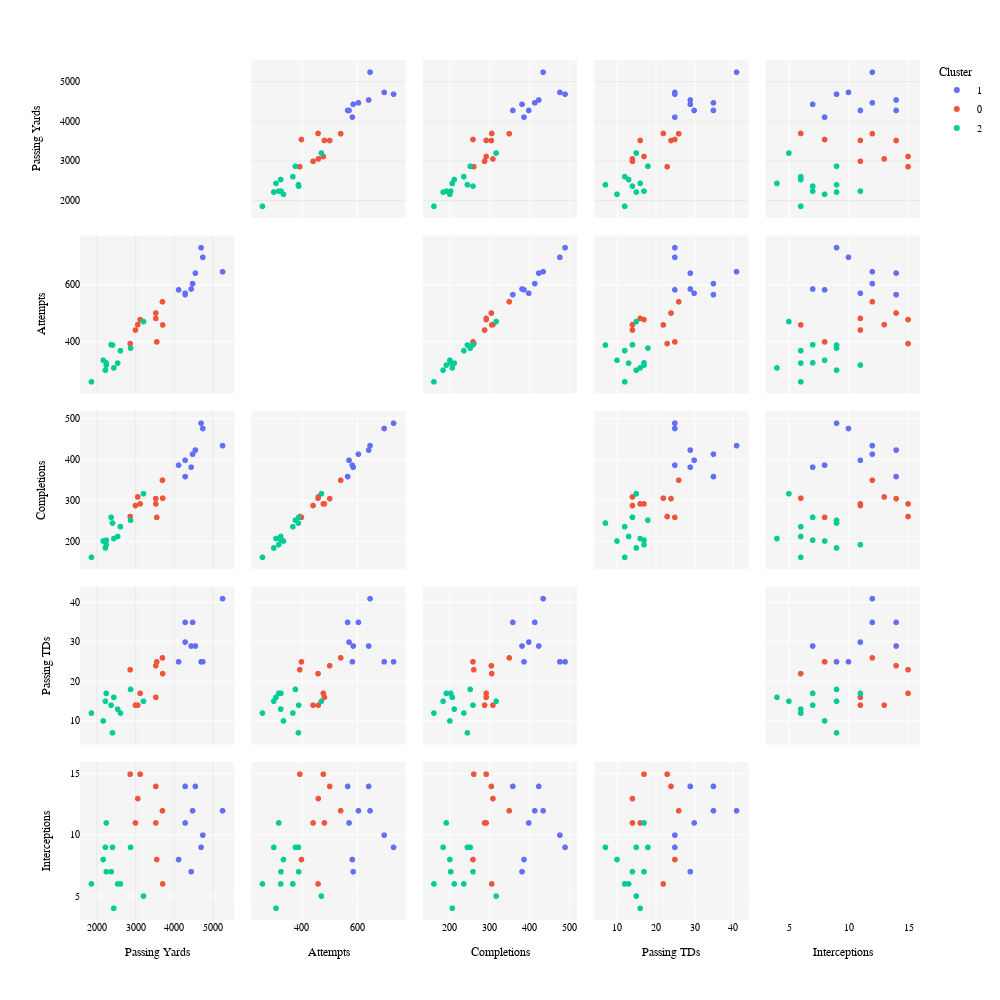

The cell this chart's notebook holds for it:
### Code cell
graph_pair_plot_plotly(df=df_3, cluster_rankings=cluster_ranking_3,
                       position=position, stats=stats, 
                       save_suffix=suffix, font_size=font_size, marker_size=marker_size,
                       height=dim, width=dim
                      )

### Figure 1 — Plotly figure (JSON) as saved in the notebook; plotly's stock layout.template omitted (floating-point values rounded to 4 significant figures)
{"data": [{"diagonal": {"visible": false}, "dimensions": [{"axis": {"matches": true}, "label": "Passing Yards", "values": [5250, 4283, 4475, 4282, 4113, 4547, 4438, 4739, 4694]}, {"axis": {"matches": true}, "label": "Attempts", "values": [648, 567, 606, 572, 584, 643, 587, 699, 733]}, {"axis": {"matches": true}, "label": "Completions", "values": [435, 359, 414, 399, 387, 424, 382, 477, 490]}, {"axis": {"matches": true}, "label": "Passing TDs", "values": [41, 35, 35, 30, 25, 29, 29, 25, 25]}, {"axis": {"matches": true}, "label": "Interceptions", "values": [12, 14, 12, 11, 8, 14, 7, 10, 9]}], "hovertemplate": "<b>%{hovertext}</b><br><br>Cluster=1<br>%{xaxis.title.text}=%{x}<br>%{yaxis.title.text}=%{y}<extra></extra>", "hovertext": ["Patrick Mahomes", "Josh Allen", "Joe Burrow", "Geno Smith", "Trevor Lawrence", "Kirk Cousins", "Jared Goff", "Justin Herbert", "Tom Brady"], "legendgroup": "1", "marker": {"color": "#636efa", "size": 6, "symbol": "circle"}, "name": "1", "showlegend": true, "type": "splom"}, {"diagonal": {"visible": false}, "dimensions": [{"axis": {"matches": true}, "label": "Passing Yards", "values": [3701, 3695, 3548, 3524, 3522, 2860, 3118, 2997, 3057]}, {"axis": {"matches": true}, "label": "Attempts", "values": [460, 542, 400, 483, 502, 394, 479, 442, 461]}, {"axis": {"matches": true}, "label": "Completions", "values": [306, 350, 259, 292, 305, 261, 292, 288, 309]}, {"axis": {"matches": true}, "label": "Passing TDs", "values": [22, 26, 25, 16, 24, 23, 17, 14, 14]}, {"axis": {"matches": true}, "label": "Interceptions", "values": [6, 12, 8, 11, 14, 15, 15, 11, 13]}], "hovertemplate": "<b>%{hovertext}</b><br><br>Cluster=0<br>%{xaxis.title.text}=%{x}<br>%{yaxis.title.text}=%{y}<extra></extra>", "hovertext": ["Jalen Hurts", "Aaron Rodgers", "Tua Tagovailoa", "Russell Wilson", "Derek Carr", "Dak Prescott", "Davis Mills", "Mac Jones", "Matt Ryan"], "legendgroup": "0", "marker": {"color": "#EF553B", "size": 6, "symbol": "circle"}, "name": "0", "showlegend": true, "type": "splom"}, {"diagonal": {"visible": false}, "dimensions": [{"axis": {"matches": true}, "label": "Passing Yards", "values": [2242, 3205, 2242, 2368, 2219, 2871, 2608, 2437, 2536, 2404, 2163, 1859]}, {"axis": {"matches": true}, "label": "Attempts", "values": [318, 472, 326, 390, 300, 378, 369, 308, 325, 389, 335, 259]}, {"axis": {"matches": true}, "label": "Completions", "values": [192, 317, 203, 259, 184, 252, 236, 207, 212, 245, 201, 161]}, {"axis": {"matches": true}, "label": "Passing TDs", "values": [17, 15, 17, 14, 15, 18, 12, 16, 13, 7, 10, 12]}, {"axis": {"matches": true}, "label": "Interceptions", "values": [11, 5, 7, 7, 9, 9, 6, 4, 6, 9, 8, 6]}], "hovertemplate": "<b>%{hovertext}</b><br><br>Cluster=2<br>%{xaxis.title.text}=%{x}<br>%{yaxis.title.text}=%{y}<extra></extra>", "hovertext": ["Justin Fields", "Daniel Jones", "Lamar Jackson", "Kyler Murray", "Marcus Mariota", "Andy Dalton", "Jacoby Brissett", "Jimmy Garoppolo", "Ryan Tannehill", "Kenny Pickett", "Baker Mayfield", "Taylor Heinicke"], "legendgroup": "2", "marker": {"color": "#00cc96", "size": 6, "symbol": "circle"}, "name": "2", "showlegend": true, "type": "splom"}], "layout": {"dragmode": "select", "font": {"color": "black", "family": "Courier New, monospace", "size": 10}, "height": 1000, "legend": {"title": {"text": "Cluster"}, "tracegroupgap": 0}, "margin": {"t": 60}, "paper_bgcolor": "rgba(0,0,0,0)", "plot_bgcolor": "rgba(245, 245, 245, 1)", "showlegend": true, "width": 1000, "xaxis": {"gridcolor": "rgba(200, 200, 200, 0.5)", "gridwidth": 0.5, "showgrid": true}, "yaxis": {"gridcolor": "rgba(200, 200, 200, 0.5)", "gridwidth": 0.5, "showgrid": true}}}
